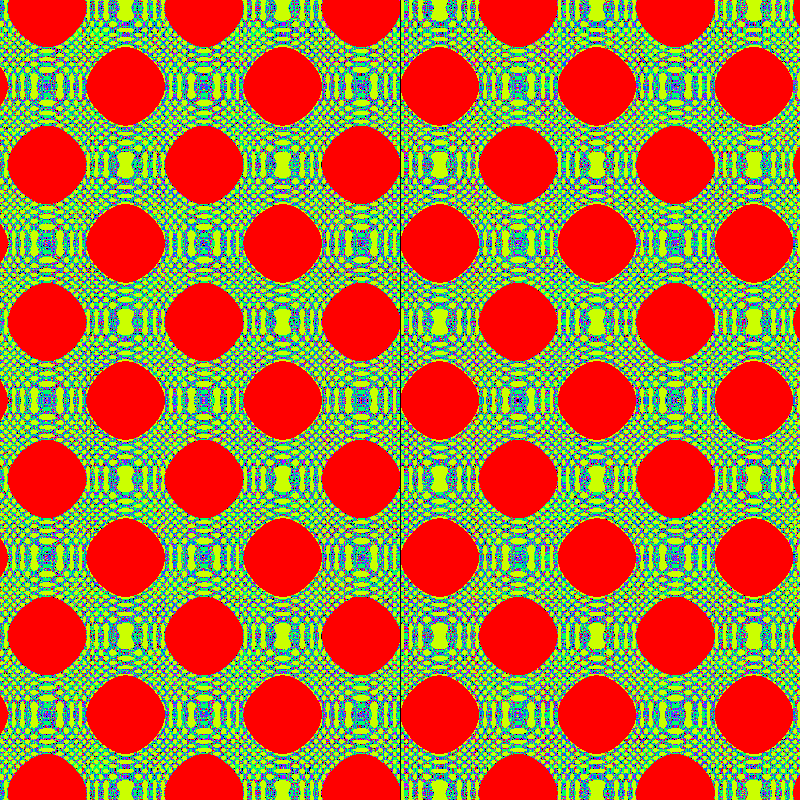
Frame 1 (no input)
Frame 60 (the mouse pressed at the canvas centre just before this capture): identical to frame 1, image omitted
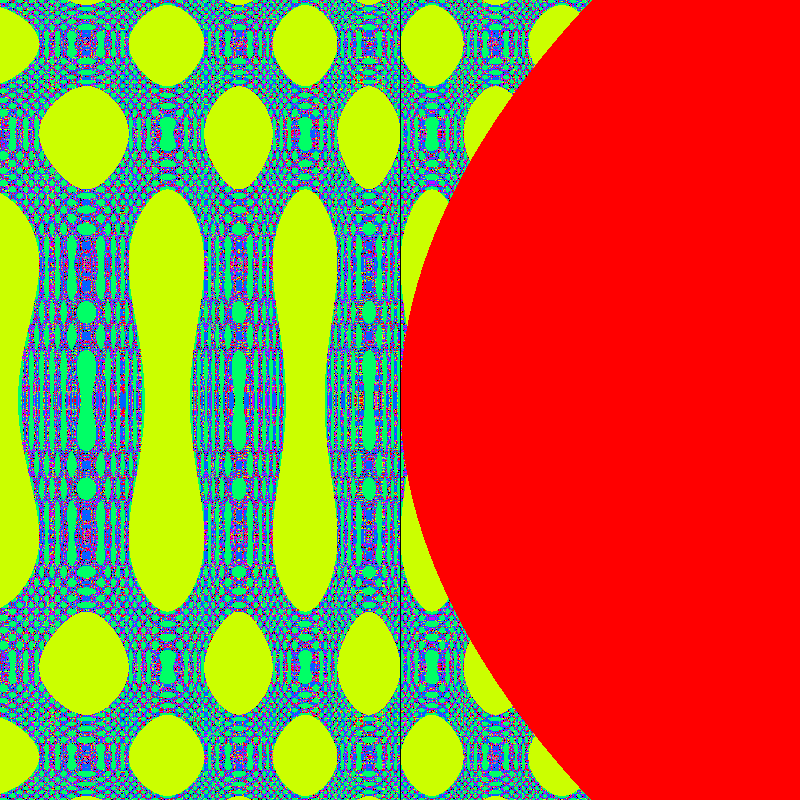
Frame 120 (the mouse held since frame 60 and released just before this capture)

The Processing sketch that drew these frames (run headless with seeded random() and noise(); from frame 60 on, the mouse is pressed at the canvas centre):

// Processing sketch: newOddPlot4SinCos
// ── newOddPlot4SinCos.pde
// pixel array is so much faster
// I hope the comments help me remember the neet way to change colors
int iter;
float maxx, minx;
float maxy, miny;
float zoom = 1;
// color 100 will be set to black so the biggest iter value possible  is 99
float clrMod =5;
float MN = 16;
// but it looks wild with smaller number like 20 or 8
// 50 is a nice comprimise
void setup() {
  size(800, 800);
  //fullScreen();
  colorMode(HSB, clrMod);
  maxx =MN;
  minx=-MN;
  maxy=MN;
  miny=-MN;
}


void draw() {
  loadPixels();
  showplot();
  updatePixels();
  //noLoop();
}

void mousePressed() {
  float x = map(mouseX, 0, width, minx, maxx);  // set the x on complex plane
  float y = map(mouseY, 0, height, miny, maxy); // s
  // center and zoom those coordinates
  maxx = x+zoom;
  minx = x-zoom;
  maxy = y+zoom;
  miny = y-zoom;

  zoom/=2;
  if (zoom<0.0001) {
    zoom=1;
    maxx =MN;
    minx=-MN;
    maxy=MN;
    miny=-MN;
  }
}

void mouseDragged() {
  // changes the colorMod which effects how many colors out of total are used

  clrMod+= 0.1;
  // if you want to change the absolute number of colors you chan then
  // set
  //colorMode(HSB,clrMod); //and then it will just use absolute number

  if (clrMod > 64) {
    clrMod = 1;
  }
}

void keyPressed() {
  if ( key == 'h') {
  }
}

/*
for this plot the functions are
logistic equation for both x and y
functions:
  f // put values in nextx and nexty
          float nextx = r*x-x*x;
        float nexty = r*y-y*y; 
        
        you can change the r values
        lower r values have more detail
x and y range:
-7 to 7

maximum iterations:
maxiter = 100:

breakout point:
breakOut = 5
if (abs(x+y)>breakOut) 
the absolute value of x and y added toogether

if the max iterations are reached without going over the breakout point
black pixels are plotted
if less than max iterations color of the pixel is placed by number of iterations before breakout

*/

void showplot() {
  //background(0);
  // get pixels from canvas using i and j
  for (int j = 0; j <height; j++) {
    for (int i =0; i <width; i++) {
      // map those to x and y coords in the range of min and max eg -5 to 5
      float x = map(i, 0, width, minx, maxx);  // set the x on complex plane
      float y = map(j, 0, height, miny, maxy); //  yset y on  the complex plane
      // get a copy of thoes ranges before iterating the values
      float cx=x;
      float cy =y;
      // set max iterater
      float maxiter = 10;
      float breakOut = 20;
      float r =20;  // r=4.1
        iter =0;
      while (iter < maxiter) {
        // iterate functions for x and y
        // put values in nextx and nexty
        float nextx = sin(x)*r;
        float nexty = cos(y)*r; 
        // swap values so x and y become nextx and nexty and are fed into function
        x = nextx; // remove cx and cy you get just a sun
        y = nexty; // set a single number for cx and cy you get the julia set

        // a break out check if the iterated number becomes large, note this is very different from the number of iterations
        // for sine and cosine functions changing the breakout can create more interesting  
        if (abs(x+y)>breakOut) {
          // I cound break out at 2 as it is proved for the mandelbrot any
          // orbit greater than 2 goes to infinity
          // but it lools better when the points have bigger iter numbers
          // which affects the color
          break;
        }
        iter++;
      }
      //println(iter);
      if (iter == maxiter) {
        // black pixels are part of the julia set for that function
        pixels[i+j*width] =color(0, 0, 0);
      } else {
        pixels[i+j*width] = color(iter%clrMod, 100, 100);
      }
    }
  }
}
